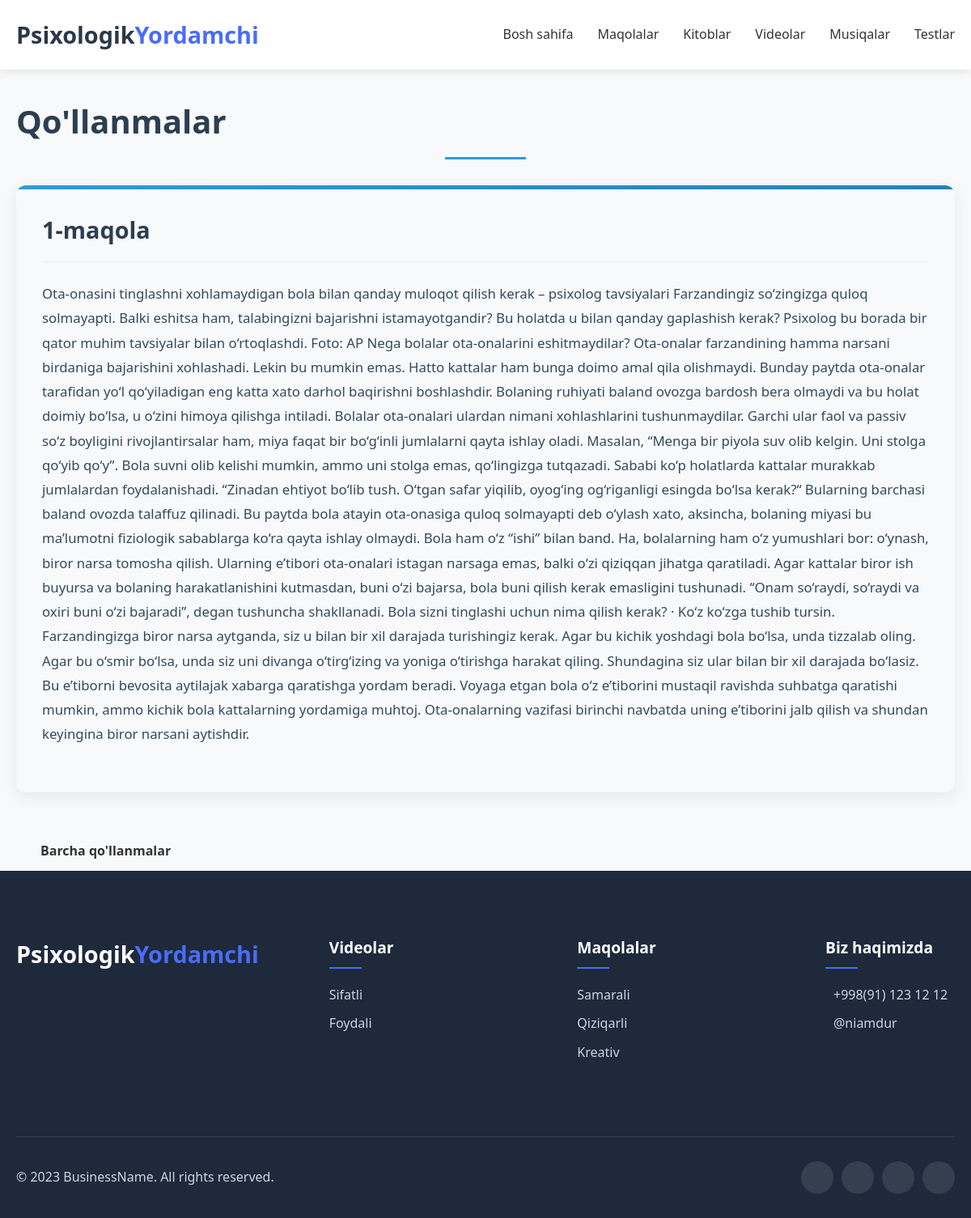
/guide/1/, run on the app's committed database.
### app/models.py (models this page shows, shortened)
class Guide(models.Model):
    title = models.CharField(max_length=200)
    content = models.TextField()
    created_at = models.DateTimeField(auto_now_add=True)
    class Meta:
        verbose_name = 'Maqolalar '
        verbose_name_plural = 'Maqolalar '

### app/views.py (the view)
# urls.py: path('guide/<int:pk>/', views.guide_detail, name='guide_detail'),
def guide_detail(request, pk):
    guide = Guide.objects.get(pk=pk)
    return render(request, 'guide_detail.html', {'guide': guide})

### templates/guide_detail.html (shortened to what this page needs)
{% extends 'base.html' %}
{% load static %}
{% block content %}
<div class="container py-5">
    <h1 class="text-center mb-4">Qo'llanmalar</h1>
    <div class="row">
        <div class="col-md-12 mb-4">
            <div class="card shadow-sm">
                <div class="card-body">
                    <h5 class="card-title">{{ guide.title }}</h5>
                    <div class="card-text">
                        {{ guide.content|safe }}
                    </div>
                </div>
            </div>
        </div>
    </div>
    <div class="text-center mt-4">
        <a href="{% url 'guides' %}" class="btn btn-outline-primary">
             Barcha qo'llanmalar
        </a>
    </div>
</div>
{% endblock %}

### templates/base.html (style rules this page uses)
* { margin: 0; padding: 0; box-sizing: border-box; }
body { font-family: 'Segoe UI', Tahoma, Geneva, Verdana, sans-serif; line-height: 1.6; color: #333; background-color: #f8f9fa; }
.container { width: 100%; max-width: 1200px; margin: 0 auto; padding: 0 20px; }
a { text-decoration: none; color: inherit; }
.btn { display: inline-block; padding: 12px 30px; border-radius: 30px; font-weight: 600; transition: all 0.3s ease; cursor: pointer; }

### templates/guide_detail.html (style rules this page uses)
h1.text-center.mb-4 { font-size: 2.5rem; font-weight: 700; color: #2c3e50; margin-top: 2rem; margin-bottom: 2rem !important; position: relative; padding-bottom: 15px; }
h1.text-center.mb-4:after { content: ''; position: absolute; width: 100px; height: 3px; background-color: #3498db; bottom: 0; left: 50%; transform: translateX(-50%); }
.card { border: none; border-radius: 12px; box-shadow: 0 5px 20px rgba(0, 0, 0, 0.08) !important; overflow: hidden; margin-bottom: 3rem; position: relative; }
.card::before { content: ''; position: absolute; top: 0; left: 0; width: 100%; height: 5px; background: linear-gradient(to right, #3498db, #2980b9); }
.card-body { padding: 2rem; }
.card-title { color: #2c3e50; font-weight: 700; font-size: 1.8rem; margin-bottom: 1.5rem; padding-bottom: 1rem; border-bottom: 1px solid #ecf0f1; }
.card-text { color: #34495e; font-size: 1.05rem; line-height: 1.8; margin-bottom: 1.5rem; }
.col-md-12 { animation: fadeIn 0.6s ease forwards; }

### data on the page
Guide: title "1-maqola", content "Ota-onasini tinglashni xohlamaydigan bola bilan qanday muloqot qilish kerak – psixolog tavsiyalari Farzandingiz so‘zingizga quloq solmayapti. Balki eshitsa ham, talabingizni bajarishni istamayotgandir? Bu holatda u bilan qanday gaplashish kerak? Psixolog bu borada bir qator muhim tavsiyalar bilan o‘rtoqlashdi. Foto: AP Nega bolalar ota-onalarini eshitmaydilar? Ota-onalar farzandining hamma narsani birdaniga bajarishini xohlashadi. Lekin bu mumkin emas. Hatto kattalar ham bunga doimo amal qila olishmaydi. Bunday paytda ota-onalar tarafidan yo‘l qo‘yiladigan eng katta xato darhol baqirishni boshlashdir. Bolaning ruhiyati baland ovozga bardosh bera olmaydi va bu holat doimiy bo‘lsa, u o‘zini…"
